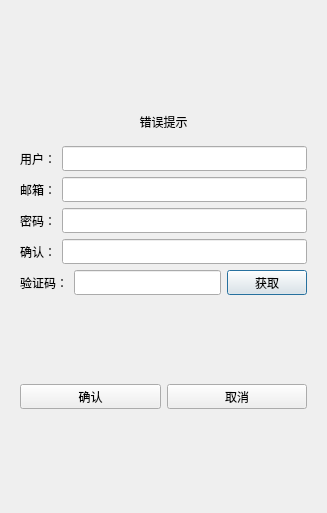
<?xml version="1.0" encoding="UTF-8"?>
<ui version="4.0">
 <class>RegisterDialog</class>
 <widget class="QDialog" name="RegisterDialog">
  <property name="geometry">
   <rect>
    <x>0</x>
    <y>0</y>
    <width>327</width>
    <height>513</height>
   </rect>
  </property>
  <property name="windowTitle">
   <string>Dialog</string>
  </property>
  <layout class="QVBoxLayout" name="verticalLayout_2">
   <item>
    <layout class="QVBoxLayout" name="verticalLayout">
     <item>
      <widget class="QStackedWidget" name="stackedWidget">
       <widget class="QWidget" name="page">
        <layout class="QVBoxLayout" name="verticalLayout_3">
         <item>
          <spacer name="verticalSpacer">
           <property name="orientation">
            <enum>Qt::Vertical</enum>
           </property>
           <property name="sizeHint" stdset="0">
            <size>
             <width>20</width>
             <height>40</height>
            </size>
           </property>
          </spacer>
         </item>
         <item>
          <widget class="QWidget" name="widget" native="true">
           <layout class="QVBoxLayout" name="verticalLayout_4">
            <item>
             <widget class="QLabel" name="err_tip">
              <property name="text">
               <string>错误提示</string>
              </property>
              <property name="alignment">
               <set>Qt::AlignCenter</set>
              </property>
             </widget>
            </item>
           </layout>
          </widget>
         </item>
         <item>
          <layout class="QHBoxLayout" name="horizontalLayout">
           <item>
            <widget class="QLabel" name="user_label">
             <property name="minimumSize">
              <size>
               <width>0</width>
               <height>25</height>
              </size>
             </property>
             <property name="maximumSize">
              <size>
               <width>16777215</width>
               <height>25</height>
              </size>
             </property>
             <property name="text">
              <string>用户：</string>
             </property>
            </widget>
           </item>
           <item>
            <widget class="QLineEdit" name="user_edit">
             <property name="minimumSize">
              <size>
               <width>0</width>
               <height>25</height>
              </size>
             </property>
             <property name="maximumSize">
              <size>
               <width>16777215</width>
               <height>25</height>
              </size>
             </property>
            </widget>
           </item>
          </layout>
         </item>
         <item>
          <layout class="QHBoxLayout" name="horizontalLayout_3">
           <item>
            <widget class="QLabel" name="email_label">
             <property name="minimumSize">
              <size>
               <width>0</width>
               <height>25</height>
              </size>
             </property>
             <property name="maximumSize">
              <size>
               <width>16777215</width>
               <height>25</height>
              </size>
             </property>
             <property name="text">
              <string>邮箱：</string>
             </property>
            </widget>
           </item>
           <item>
            <widget class="QLineEdit" name="email_edit">
             <property name="minimumSize">
              <size>
               <width>0</width>
               <height>25</height>
              </size>
             </property>
             <property name="maximumSize">
              <size>
               <width>16777215</width>
               <height>25</height>
              </size>
             </property>
            </widget>
           </item>
          </layout>
         </item>
         <item>
          <layout class="QHBoxLayout" name="horizontalLayout_4">
           <item>
            <widget class="QLabel" name="pass_label">
             <property name="minimumSize">
              <size>
               <width>0</width>
               <height>25</height>
              </size>
             </property>
             <property name="maximumSize">
              <size>
               <width>16777215</width>
               <height>25</height>
              </size>
             </property>
             <property name="text">
              <string>密码：</string>
             </property>
            </widget>
           </item>
           <item>
            <widget class="QLineEdit" name="pass_edit">
             <property name="minimumSize">
              <size>
               <width>0</width>
               <height>25</height>
              </size>
             </property>
             <property name="maximumSize">
              <size>
               <width>16777215</width>
               <height>25</height>
              </size>
             </property>
            </widget>
           </item>
          </layout>
         </item>
         <item>
          <layout class="QHBoxLayout" name="horizontalLayout_5">
           <item>
            <widget class="QLabel" name="confirm_label">
             <property name="minimumSize">
              <size>
               <width>0</width>
               <height>25</height>
              </size>
             </property>
             <property name="maximumSize">
              <size>
               <width>16777215</width>
               <height>25</height>
              </size>
             </property>
             <property name="text">
              <string>确认：</string>
             </property>
            </widget>
           </item>
           <item>
            <widget class="QLineEdit" name="confirm_edit">
             <property name="minimumSize">
              <size>
               <width>0</width>
               <height>25</height>
              </size>
             </property>
             <property name="maximumSize">
              <size>
               <width>16777215</width>
               <height>25</height>
              </size>
             </property>
            </widget>
           </item>
          </layout>
         </item>
         <item>
          <layout class="QHBoxLayout" name="horizontalLayout_6">
           <item>
            <widget class="QLabel" name="varify_label">
             <property name="minimumSize">
              <size>
               <width>0</width>
               <height>25</height>
              </size>
             </property>
             <property name="maximumSize">
              <size>
               <width>16777215</width>
               <height>25</height>
              </size>
             </property>
             <property name="text">
              <string>验证码：</string>
             </property>
            </widget>
           </item>
           <item>
            <widget class="QLineEdit" name="varify_edit">
             <property name="minimumSize">
              <size>
               <width>0</width>
               <height>25</height>
              </size>
             </property>
             <property name="maximumSize">
              <size>
               <width>16777215</width>
               <height>25</height>
              </size>
             </property>
            </widget>
           </item>
           <item>
            <widget class="QPushButton" name="get_code">
             <property name="minimumSize">
              <size>
               <width>0</width>
               <height>25</height>
              </size>
             </property>
             <property name="maximumSize">
              <size>
               <width>16777215</width>
               <height>25</height>
              </size>
             </property>
             <property name="text">
              <string>获取</string>
             </property>
            </widget>
           </item>
          </layout>
         </item>
         <item>
          <spacer name="verticalSpacer_2">
           <property name="orientation">
            <enum>Qt::Vertical</enum>
           </property>
           <property name="sizeHint" stdset="0">
            <size>
             <width>20</width>
             <height>40</height>
            </size>
           </property>
          </spacer>
         </item>
         <item>
          <layout class="QHBoxLayout" name="horizontalLayout_7">
           <item>
            <widget class="QPushButton" name="pushButton_2">
             <property name="minimumSize">
              <size>
               <width>0</width>
               <height>25</height>
              </size>
             </property>
             <property name="maximumSize">
              <size>
               <width>16777215</width>
               <height>25</height>
              </size>
             </property>
             <property name="text">
              <string>确认</string>
             </property>
            </widget>
           </item>
           <item>
            <widget class="QPushButton" name="pushButton">
             <property name="minimumSize">
              <size>
               <width>0</width>
               <height>25</height>
              </size>
             </property>
             <property name="maximumSize">
              <size>
               <width>16777215</width>
               <height>25</height>
              </size>
             </property>
             <property name="text">
              <string>取消</string>
             </property>
            </widget>
           </item>
          </layout>
         </item>
         <item>
          <spacer name="verticalSpacer_3">
           <property name="orientation">
            <enum>Qt::Vertical</enum>
           </property>
           <property name="sizeHint" stdset="0">
            <size>
             <width>20</width>
             <height>40</height>
            </size>
           </property>
          </spacer>
         </item>
        </layout>
       </widget>
       <widget class="QWidget" name="page_2"/>
      </widget>
     </item>
    </layout>
   </item>
  </layout>
 </widget>
 <resources/>
 <connections/>
</ui>
